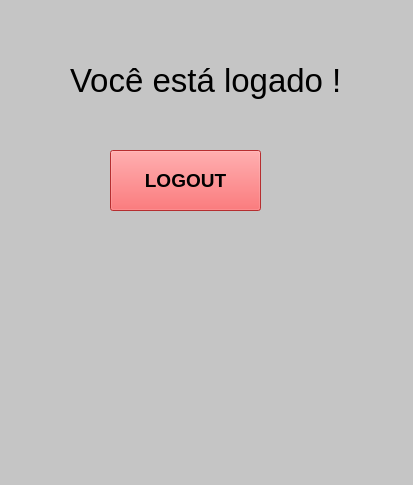
<?xml version="1.0" encoding="UTF-8"?>
<ui version="4.0">
 <class>MainWindow</class>
 <widget class="QMainWindow" name="MainWindow">
  <property name="geometry">
   <rect>
    <x>0</x>
    <y>0</y>
    <width>413</width>
    <height>485</height>
   </rect>
  </property>
  <property name="windowTitle">
   <string>MainWindow</string>
  </property>
  <property name="styleSheet">
   <string notr="true">
background-color: rgb(197, 197, 197);</string>
  </property>
  <widget class="QWidget" name="centralwidget">
   <widget class="QLabel" name="label">
    <property name="geometry">
     <rect>
      <x>70</x>
      <y>50</y>
      <width>401</width>
      <height>61</height>
     </rect>
    </property>
    <property name="font">
     <font>
      <pointsize>25</pointsize>
     </font>
    </property>
    <property name="text">
     <string>Você está logado !</string>
    </property>
   </widget>
   <widget class="QPushButton" name="pushButton">
    <property name="geometry">
     <rect>
      <x>110</x>
      <y>150</y>
      <width>151</width>
      <height>61</height>
     </rect>
    </property>
    <property name="font">
     <font>
      <pointsize>14</pointsize>
      <weight>75</weight>
      <bold>true</bold>
     </font>
    </property>
    <property name="styleSheet">
     <string notr="true">background-color: rgb(255, 64, 67);</string>
    </property>
    <property name="text">
     <string>LOGOUT</string>
    </property>
   </widget>
  </widget>
  <widget class="QMenuBar" name="menubar">
   <property name="geometry">
    <rect>
     <x>0</x>
     <y>0</y>
     <width>413</width>
     <height>21</height>
    </rect>
   </property>
  </widget>
  <widget class="QStatusBar" name="statusbar"/>
 </widget>
 <resources/>
 <connections/>
</ui>
